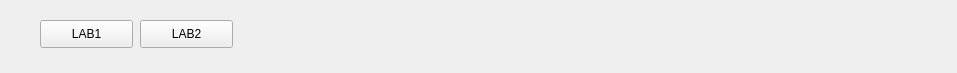
<?xml version="1.0" encoding="UTF-8"?>
<ui version="4.0">
 <class>PDTV2Class</class>
 <widget class="QWidget" name="PDTV2Class">
  <property name="geometry">
   <rect>
    <x>0</x>
    <y>0</y>
    <width>957</width>
    <height>73</height>
   </rect>
  </property>
  <property name="windowTitle">
   <string>PDTV2</string>
  </property>
  <widget class="QPushButton" name="lab1Button">
   <property name="geometry">
    <rect>
     <x>40</x>
     <y>20</y>
     <width>93</width>
     <height>28</height>
    </rect>
   </property>
   <property name="text">
    <string>LAB1</string>
   </property>
  </widget>
  <widget class="QPushButton" name="lab2Button">
   <property name="geometry">
    <rect>
     <x>140</x>
     <y>20</y>
     <width>93</width>
     <height>28</height>
    </rect>
   </property>
   <property name="text">
    <string>LAB2</string>
   </property>
  </widget>
 </widget>
 <layoutdefault spacing="6" margin="11"/>
 <resources>
  <include location="pdtv2.qrc"/>
 </resources>
 <connections/>
</ui>
